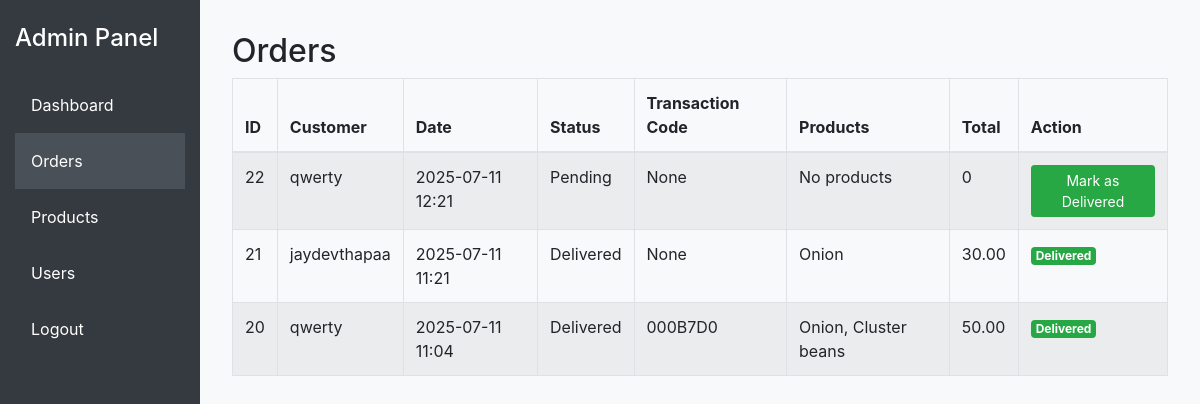
/adminpanel/orders/ (signed in), run on the app's committed database.
### store/models.py (models this page shows, shortened)
class Order(models.Model):
    customer = models.ForeignKey(Customer, on_delete=models.SET_NULL, blank=True, null=True)
    date_orderd = models.DateTimeField(auto_now_add=True)
    complete = models.BooleanField(default=False, null=True, blank=False)
    transaction_id = models.CharField(max_length=100, null=True, blank=True)
    ref_id = models.CharField(max_length=100, null=True, blank=True)
    payment_status = models.CharField(max_length=20, default='pending', choices=[
        ('pending', 'Pending'),
        ('processing', 'Processing'),
        ('shipped', 'Shipped'),
        ('delivered', 'Delivered'),
        ('completed', 'Completed'),
        ('failed', 'Failed'),
        ('cancelled', 'Cancelled'),
    ])
    payment_error = models.TextField(null=True, blank=True)
    esewa_payment_id = models.CharField(max_length=100, null=True, blank=True)
    esewa_merchant_id = models.CharField(max_length=100, null=True, blank=True)
    payment_method = models.CharField(max_length=20, default='esewa', choices=[
        ('esewa', 'eSewa'),
        ('cod', 'Cash on Delivery'),
    ])
    @property
    def get_cart_total(self):
        orderitems = self.orderitem_set.all()
        total = sum([item.get_total for item in orderitems])
        return total

class Customer(models.Model):
    user=models.OneToOneField(User, on_delete=models.CASCADE,null=True,blank=True)
    name=models.CharField(max_length=100, null=True)
    email=models.CharField(max_length=100,null=True)

class OrderItem(models.Model):
    product=models.ForeignKey(Product,on_delete=models.SET_NULL,blank=True,null=True)
    order=models.ForeignKey(Order,on_delete=models.SET_NULL,blank=True,null=True)
    quantity=models.IntegerField(default=0,null=True,blank=True)
    date_added=models.DateTimeField(auto_now_add=True)
    @property
    def get_total(self):
        if self.product is None:
            return 0
        total = self.product.price * self.quantity
        return total

class Product(models.Model):
    name= models.CharField(max_length=100, null=True)
    price = models.DecimalField(max_digits=10, decimal_places=2, default=0.00)
    digital=models.BooleanField(default=False, null=True, blank=False)
    image=models.ImageField(null=True,blank=True)

### store/adminpanel_views.py (the view)
# urls.py: path('orders/', adminpanel_views.orders, name='adminpanel_orders'),
@staff_member_required
def orders(request):
    orders = Order.objects.all().order_by('-date_orderd')
    return render(request, 'adminpanel/orders.html', {'orders': orders})

### store/templates/adminpanel/orders.html (shortened to what this page needs)
{% extends 'adminpanel/base.html' %}
{% block content %}
<h2>Orders</h2>
<table class="table table-bordered table-striped">
    <thead>
        <tr>
            <th>ID</th>
            <th>Customer</th>
            <th>Date</th>
            <th>Status</th>
            <th>Transaction Code</th>
            <th>Products</th>
            <th>Total</th>
            <th>Action</th>
        </tr>
    </thead>
    <tbody>
        {% for order in orders %}
        <tr>
            <td>{{ order.id }}</td>
            <td>{{ order.customer.user.username }}</td>
            <td>{{ order.date_orderd|date:'Y-m-d H:i' }}</td>
            <td>{{ order.get_payment_status_display }}</td>
            <td>{{ order.transaction_id }}</td>
            <td>
                {% for item in order.orderitem_set.all %}
                    {{ item.product.name }}{% if not forloop.last %}, {% endif %}
                {% empty %}
                    No products
                {% endfor %}
            </td>
            <td>{{ order.get_cart_total }}</td>
            <td>
                {% if order.payment_status != 'delivered' %}
                    <form method="post" action="{% url 'mark_order_delivered' order.id %}">
                        <button type="submit" class="btn btn-success btn-sm">Mark as Delivered</button>
                    </form>
                {% else %}
                    <span class="badge badge-success">Delivered</span>
                {% endif %}
            </td>
        </tr>
        {% endfor %}
    </tbody>
</table>
{% endblock %}

### store/templates/adminpanel/base.html (style rules this page uses)
body { background: #f8f9fa; }

### data on the page
Order: id "22", customer.user.username "qwerty", date_orderd "2025-07-11 12:21", payment_status "Pending", transaction_id "None", get_cart_total "0", shows "Mark as Delivered"
Order: id "21", customer.user.username "jaydevthapaa", date_orderd "2025-07-11 11:21", payment_status "Delivered", transaction_id "None", get_cart_total "30.00"
OrderItem: product.name "Onion"
Order: id "20", customer.user.username "qwerty", date_orderd "2025-07-11 11:04", payment_status "Delivered", transaction_id "000B7D0", get_cart_total "50.00"
OrderItem: product.name "Onion"
OrderItem: product.name "Cluster beans"
